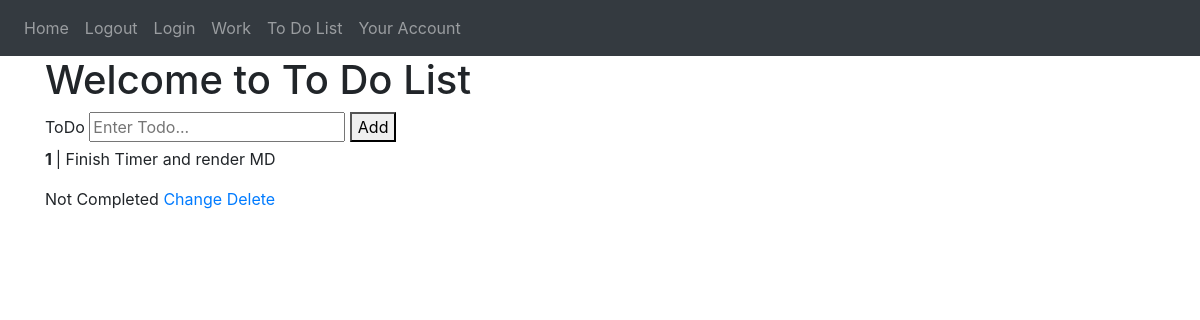
The app's page /todolist (signed in) with its own data.
### myapp/models.py (models this page shows)
class ToDo(db.Model):
    id = db.Column(db.Integer, primary_key= True)
    title = db.Column(db.String(100))
    complete = db.Column(db.Boolean)
    user_id = db.Column(db.Integer, db.ForeignKey('user.id'))

### myapp/routes.py (the view)
@views.route("/todolist", methods=['GET','POST'])
@login_required
def todolist():
    todolist = ToDo.query.all()
    print(todolist)
    return render_template("todolist.html", user=current_user, todolist=todolist)

### myapp/__init__.py (called while the page is built)
def create_app():
    myobj.config['SECRET_KEY'] = 'you-will-know'
    myobj.config['SQLALCHEMY_DATABASE_URI'] = 'sqlite:///' + os.path.join(basedir, 'database.db')
    myobj.config['SQLALCHEMY_TRACK_MODIFICATIONS'] = False
    myobj.config['UPLOAD_FOLDER'] = 'md/markdown'
    db.init_app(myobj)
    from .routes import views
    from .auth import auth
    myobj.register_blueprint(views, url_prefix='/')
    myobj.register_blueprint(auth, url_prefix='/')
    from .models import User, Note, ToDo
    create_database(myobj)
    login_manager = LoginManager()
    login_manager.login_view = 'auth.login'
    login_manager.init_app(myobj)
    @login_manager.user_loader
    def load_user(id):
        return User.query.get(int(id))
    return myobj

### myapp/templates/todolist.html
{% extends "base.html" %}
{% block content %}
<h1> Welcome to To Do List </h1>
<form action="/add" method="post">
  <div>
    <label for="title">ToDo</label>
    <input type = "text" name = "title" placeholder = "Enter Todo...">
    <button type="submit">Add</button>
  </div>
</form>
{% for todos in todolist %}
  <p> <b>{{todos.id}} </b>| {{todos.title}}</p>
  {% if todos.complete == False %}
    <span>Not Completed</span>
    {% else %}
    <span>Completed</span>
  {% endif %}
  <a href="/change/{{todos.id}}">Change</a>
  <a href="/delete/{{todos.id}}">Delete</a>
  {% endfor %}
{% endblock %}

### records on screen
ToDo: id "1", title "Finish Timer and render MD", complete "Not Completed"
